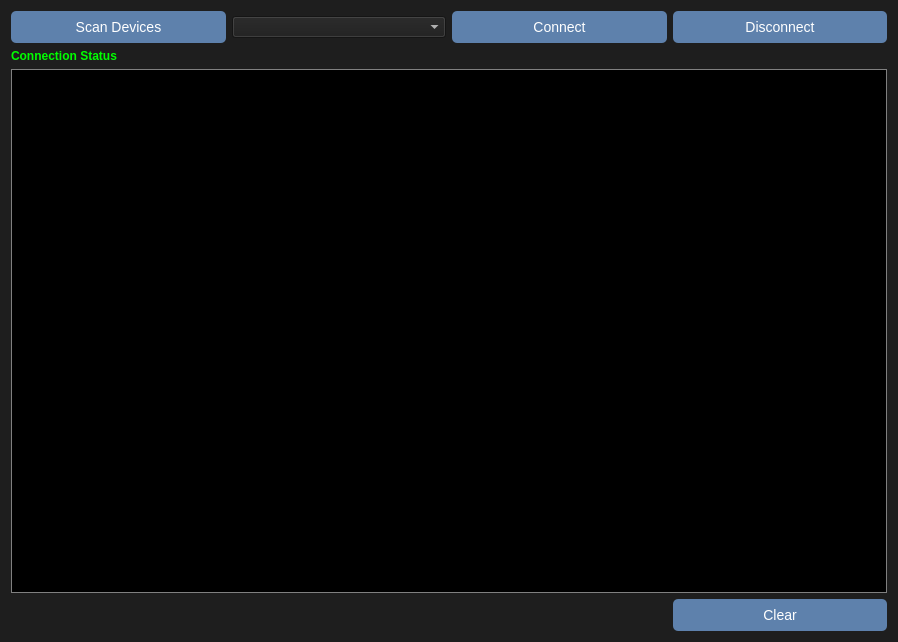
<?xml version="1.0" encoding="UTF-8"?>
<ui version="4.0">
 <class>ConnectionScreen</class>
 <widget class="QWidget" name="ConnectionScreen">
  <property name="geometry">
   <rect>
    <x>0</x>
    <y>0</y>
    <width>898</width>
    <height>642</height>
   </rect>
  </property>
  <property name="windowTitle">
   <string>Form</string>
  </property>
  <property name="styleSheet">
   <string notr="true">/* Genel Arka Plan ve Yazı Rengi */
QWidget {
    background-color: #1E1E1E;
    color: white;
}





</string>
  </property>
  <layout class="QGridLayout" name="gridLayout">
   <item row="1" column="0" colspan="4">
    <widget class="QLabel" name="lblConnection">
     <property name="styleSheet">
      <string notr="true">/* QLabel (Bağlantı Durumu vb.) */
QLabel {
    color: #00FF00; /* Yeşil renk */
    font-weight: bold;
}</string>
     </property>
     <property name="text">
      <string>Connection Status</string>
     </property>
    </widget>
   </item>
   <item row="3" column="3">
    <widget class="QPushButton" name="btnClear">
     <property name="styleSheet">
      <string notr="true">QPushButton {
    background-color: #5E81AC; /* Mavi Ton */
    color: white;
    border-radius: 5px;
    padding: 8px;
    font-size: 14px;
}

QPushButton:hover {
    background-color: #81A1C1; /* Açık Mavi */
}

QPushButton:pressed {
    background-color: #4C566A; /* Koyu Gri */
}
</string>
     </property>
     <property name="text">
      <string>Clear</string>
     </property>
    </widget>
   </item>
   <item row="2" column="0" colspan="4">
    <widget class="QTextEdit" name="txtLog">
     <property name="styleSheet">
      <string notr="true">/* QTextEdit (Log Ekranı) */
QTextEdit {
    background-color: black;
    color: lightgreen;
    border: 1px solid gray;
    padding: 5px;
}</string>
     </property>
    </widget>
   </item>
   <item row="0" column="0">
    <widget class="QPushButton" name="btnScan">
     <property name="styleSheet">
      <string notr="true">QPushButton {
    background-color: #5E81AC; /* Mavi Ton */
    color: white;
    border-radius: 5px;
    padding: 8px;
    font-size: 14px;
}


QPushButton:pressed {
    background-color: #4C566A; /* Koyu Gri */
}
</string>
     </property>
     <property name="text">
      <string>Scan Devices</string>
     </property>
    </widget>
   </item>
   <item row="0" column="3">
    <widget class="QPushButton" name="btnDisconnect">
     <property name="styleSheet">
      <string notr="true">QPushButton {
    background-color: #5E81AC; /* Mavi Ton */
    color: white;
    border-radius: 5px;
    padding: 8px;
    font-size: 14px;
}

QPushButton:hover {
    background-color: #81A1C1; /* Açık Mavi */
}

QPushButton:pressed {
    background-color: #4C566A; /* Koyu Gri */
}
</string>
     </property>
     <property name="text">
      <string>Disconnect</string>
     </property>
    </widget>
   </item>
   <item row="0" column="2">
    <widget class="QPushButton" name="btnConnect">
     <property name="styleSheet">
      <string notr="true">QPushButton {
    background-color: #5E81AC; /* Mavi Ton */
    color: white;
    border-radius: 5px;
    padding: 8px;
    font-size: 14px;
}

QPushButton:hover {
    background-color: #81A1C1; /* Açık Mavi */
}

QPushButton:pressed {
    background-color: #4C566A; /* Koyu Gri */
}
</string>
     </property>
     <property name="text">
      <string>Connect</string>
     </property>
    </widget>
   </item>
   <item row="0" column="1">
    <widget class="QComboBox" name="comboBox"/>
   </item>
  </layout>
 </widget>
 <resources/>
 <connections/>
</ui>
